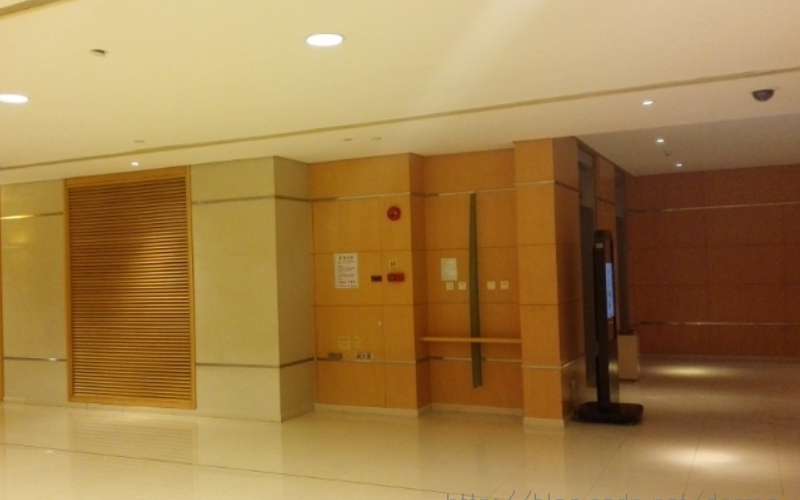
#> input picture 5.jpg, 800 x 500 px, found by its file name
$ python stitch.py
#> lines starting #> are read from the running program, lines starting #| are printed output that depends on the picture; after the words box and inside, x2 and y2 are one past the last pixel; in counts of white or black regions, pixels touching at a corner belong together
### panorama.py
import numpy as np
import imutils
import cv2
import copy
class Panorama:#类：全景
    def image_stitch(self, images, lowe_ratio=0.75, max_Threshold=4.0,match_status=False):
        #从SIFT中检测特征和关键点
        (imageB, imageA) = images#为什么不是A,B？答：方便后面拼接
        (KeypointsA, features_of_A) = self.Detect_Feature_And_KeyPoints(imageA)
        (KeypointsB, features_of_B) = self.Detect_Feature_And_KeyPoints(imageB)
        #得到有效的匹配点
        Values = self.matchKeypoints(KeypointsA, KeypointsB,features_of_A, features_of_B, lowe_ratio, max_Threshold)
        if Values is None:
            return None
        #使用计算好的单应性H获得图像A的透视（实际上是B，可能方便直接将A放进左边的画布上）
        (matches, Homography, status) = Values
      #  print(Homography)
     #   getchar()
        result_image = self.getwarp_perspective(imageA,imageB,Homography)
        trans=copy.deepcopy(result_image)
       # cv2.imwrite("trans.jpg",result_image)
        result_image[0:imageB.shape[0], 0:imageB.shape[1]] = imageB
        # 检查匹配的关键点是否应该可视化
        (left_top_x,left_bottom_x)=self.CalcCorners(Homography,imageA)
        result_image=self.OptimizeSeam(imageB,trans,result_image,left_top_x,left_bottom_x)
        if match_status:
            vis = self.draw_Matches(imageA, imageB, KeypointsA, KeypointsB, matches,status)
            return (result_image, vis)
        return result_image
    def getwarp_perspective(self,imageA,imageB,Homography):
        val = imageA.shape[1] + imageB.shape[1]
        result_image = cv2.warpPerspective(imageA, Homography, (val , imageA.shape[0]))
        #对图A进行透视H变换到B的视角，输出形状是拼接的宽和高？
        return result_image
    def Detect_Feature_And_KeyPoints(self, image):
        gray = cv2.cvtColor(image, cv2.COLOR_BGR2GRAY)#这句好像没用到
        # 从图像中检测和提取特征
        descriptors = cv2.xfeatures2d.SIFT_create()
        (Keypoints, features) = descriptors.detectAndCompute(image, None)
        Keypoints = np.float32([i.pt for i in Keypoints])
        return (Keypoints, features)
    def get_Allpossible_Match(self,featuresA,featuresB):
        # 用欧式距离计算所有匹配点的距离 并且opencv为此提供了
        #DescriptorMatcher_create() 函数
        match_instance = cv2.DescriptorMatcher_create("BruteForce")#建立暴力匹配器
        All_Matches = match_instance.knnMatch(featuresA, featuresB, 2)#为A的每个特征点找出两个最佳匹配点？
        return All_Matches
    def All_validmatches(self,AllMatches,lowe_ratio):
        #All_Matches中的两个特征点进行比较，低于比率的作为有效的匹配点
        valid_matches = []
        for val in AllMatches:
            if len(val) == 2 and val[0].distance < val[1].distance * lowe_ratio:
                valid_matches.append((val[0].trainIdx, val[0].queryIdx))#匹配的两个特征点的索引加进来
        return valid_matches
    def Compute_Homography(self,pointsA,pointsB,max_Threshold):
        #用两个图像中的点作单映性变换
        (H, status) = cv2.findHomography(pointsA, pointsB, cv2.RANSAC, max_Threshold)
        #max_Threshold：允许将点对视为内点的最大阈值。
        return (H,status)
    def matchKeypoints(self, KeypointsA, KeypointsB, featuresA, featuresB,lowe_ratio, max_Threshold):
        AllMatches = self.get_Allpossible_Match(featuresA,featuresB);
        valid_matches = self.All_validmatches(AllMatches,lowe_ratio)
        if len(valid_matches) > 4:
            # construct 两个点集
            pointsA = np.float32([KeypointsA[i] for (_,i) in valid_matches])
            pointsB = np.float32([KeypointsB[i] for (i,_) in valid_matches])
            (Homograpgy, status) = self.Compute_Homography(pointsA, pointsB, max_Threshold)
            return (valid_matches, Homograpgy, status)
        else:
            return None
    def get_image_dimension(self,image):
        (h,w) = image.shape[:2]#：2表示从开始到第二个参数
        return (h,w)
    def get_points(self,imageA,imageB):#返回放到一起的矩阵
        (hA, wA) = self.get_image_dimension(imageA)
        (hB, wB) = self.get_image_dimension(imageB)
        vis = np.zeros((max(hA, hB), wA + wB, 3), dtype="uint8")
        #创建全0 矩阵，高取高的一个，宽相加
        vis[0:hA, 0:wA] = imageA#图片的放置
        vis[0:hB, wA:] = imageB
        return vis
    def draw_Matches(self, imageA, imageB, KeypointsA, KeypointsB, matches, status):
        (hA,wA) = self.get_image_dimension(imageA)
        vis = self.get_points(imageA,imageB)
        # 用于匹配点的循环
        for ((trainIdx, queryIdx), s) in zip(matches, status):
            if s == 1:#估计状态只有0/1?
                ptA = (int(KeypointsA[queryIdx][0]), int(KeypointsA[queryIdx][1]))
                ptB = (int(KeypointsB[trainIdx][0]) + wA, int(KeypointsB[trainIdx][1]))
                cv2.line(vis, ptA, ptB, (0, 255, 0), 1)#匹配点间画线
        return vis
    def CalcCorners( self,H, src):
        V2 =np.array([[0.0], [0.0],[1.0]]) #左上角, V1变换后的坐标值#列向量
        V2=np.mat(V2)
       # v1 =np.array([[0.0], [0.0], [1.0]])
       # V2=np.transpose(v2)
        H=np.mat(H)
        V1=H*V2#左上角(0,0,1)
        left_top_x=V1[0][0]/V1[2][0]#左上角(0,src.rows,1)
        V2[0][0] = 0
        V2[1][0] = src.shape[0]
        V2[2][0] = 1
      #  V2=np.transpose(v2)#列向量
      #  H=np.mat(H)
        V1 = H * V2
        left_bottom_x = V1[0][0] / V1[2][0]
        return left_top_x,left_bottom_x
    def OptimizeSeam(self,img1,trans,dst,left_top_x, left_bottom_x):
        start = int(min(left_top_x, left_bottom_x))#开始位置，即重叠区域的左边界
        processWidth = float(img1.shape[1] - start)#重叠区域的宽度
        rows = int(dst.shape[0])
        cols = int(img1.shape[1]) #注意，是列数*通道数
        alpha = 1.0#img1中像素的权重
        i=0
        j = start
        for i in range(rows):
            p = img1[i]  #获取第i行的首地址
            t = trans[i]
            d = dst[i]
            for j in range(cols):
                #如果遇到图像trans中无像素的黑点，则完全拷贝img1中的数据
                if (t[j][0] == 0 and t[j][1] == 0 and t[j][2] == 0):
                    alpha = 1
                else:
                    #img1中像素的权重，与当前处理点距重叠区域左边界的距离成正比，实验证明，这种方法确实好
                    alpha = (processWidth - (j - start)) / processWidth
                dst[i][j][0] = p[j][0] * alpha + t[j][0] * (1 - alpha)
                dst[i][j][1] = p[j][1] * alpha + t[j][1] * (1 - alpha)
                dst[i][j][2] = p[j][2] * alpha + t[j][2] * (1 - alpha)
      #  cv2.waitKey(0)
        return dst


### stitch.py
from panorama import Panorama
import imutils
import cv2
#从文件夹中载入图片: 1Hill & 2Hill, S1 & S2, 1 & 2
imageA = cv2.imread('.\Py\Panoramic-Image-Stitching-using-invariant-features-master\\5.JPG')
#> imageA is the input picture: shape (500, 800, 3); mean B, G, R 72.2, 125.7, 160.7
imageB = cv2.imread('.\Py\Panoramic-Image-Stitching-using-invariant-features-master\\6.JPG')
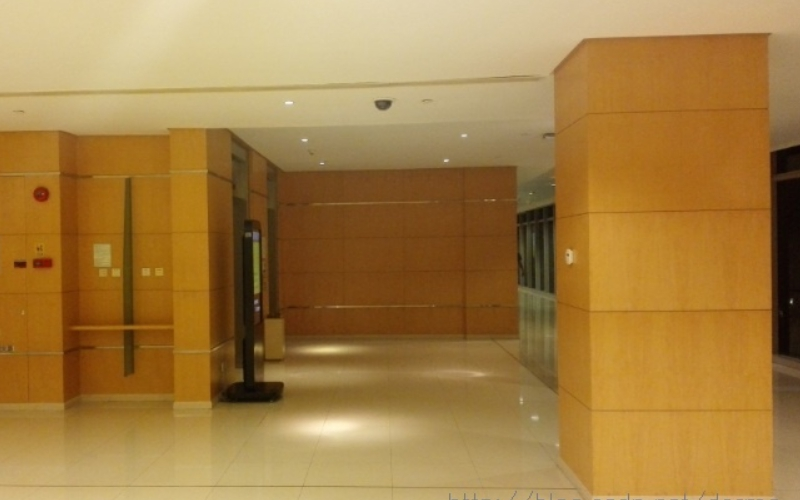
#> input picture 6.jpg, 800 x 500 px, found by its file name
#> imageB is the input picture: shape (500, 800, 3); mean B, G, R 65.6, 125.6, 163.6
imageA = imutils.resize(imageA, width=400)#宽度调整为400，高度会跟着自适应调整(400*250)
#> imageA: shape (250, 400, 3)
imageB = imutils.resize(imageB, width=400)
#> imageB: shape (250, 400, 3)
panorama = Panorama()
(result, matched_points) = panorama.image_stitch([imageA, imageB], match_status=True)
#> in Detect_Feature_And_KeyPoints, `gray = cv2.cvtColor(image, cv2.COLOR_BGR2GRAY)#这句好像没用到`:
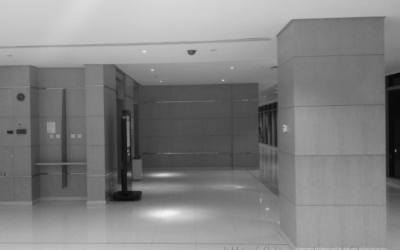
#> gray: shape (250, 400); min 7, max 244, mean 130.2
#> in Detect_Feature_And_KeyPoints, `(Keypoints, features) = descriptors.detectAndCompute(image, None)`: Keypoints = 92 keypoints; strongest (x, y, size): (192, 52, 4.5), (123, 195, 19), (129, 174, 2.9), (135, 197, 8.4)
#> in Detect_Feature_And_KeyPoints, `Keypoints = np.float32([i.pt for i in Keypoints])`: Keypoints = 92 pairs, first value 10.06 to 379.6, second value 19.46 to 208.6
#> in image_stitch, `(KeypointsA, features_of_A) = self.Detect_Feature_And_KeyPoints(imageA)`: KeypointsA has the same summary as Keypoints in Detect_Feature_And_KeyPoints
#> in Detect_Feature_And_KeyPoints (call 2), `gray = cv2.cvtColor(image, cv2.COLOR_BGR2GRAY)#这句好像没用到`:
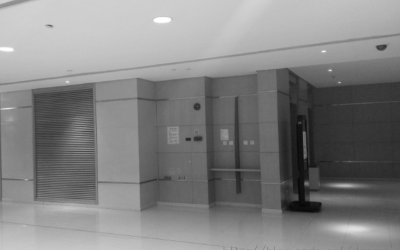
#> gray: shape (250, 400); min 6, max 255, mean 130.2
#> in Detect_Feature_And_KeyPoints (call 2), `(Keypoints, features) = descriptors.detectAndCompute(image, None)`: Keypoints = 84 keypoints; strongest (x, y, size): (382, 47, 5.2), (57, 111, 44.8), (306, 183, 3.1), (304, 133, 2.3)
#> in Detect_Feature_And_KeyPoints (call 2), `Keypoints = np.float32([i.pt for i in Keypoints])`: Keypoints = 84 pairs, first value 3.07 to 390.3, second value 19.83 to 210.9
#> in image_stitch, `(KeypointsB, features_of_B) = self.Detect_Feature_And_KeyPoints(imageB)`: KeypointsB has the same summary as Keypoints in Detect_Feature_And_KeyPoints
#> in get_Allpossible_Match, `All_Matches = match_instance.knnMatch(featuresA, featuresB, 2)#为A的每个特征..`: All_Matches = 92 matches
#> the loop in All_validmatches, `for val in AllMatches:` made 92 passes
#> after the loop in All_validmatches, `for val in AllMatches:`: valid_matches = 39 pairs, first value 24 to 82, second value 0 to 86
#> in matchKeypoints, `pointsA = np.float32([KeypointsA[i] for (_,i) in valid_matches])`: pointsA = 39 pairs, first value 10.06 to 292.2, second value 21.05 to 202.7
#> in matchKeypoints, `pointsB = np.float32([KeypointsB[i] for (i,_) in valid_matches])`: pointsB = 39 pairs, first value 188 to 381.6, second value 41.73 to 210.9
#> in Compute_Homography, `(H, status) = cv2.findHomography(pointsA, pointsB, cv2.RANSAC, max_Thr..`: H = [[0.629, 0.00832, 177.3], [-0.158, 0.899, 19.67], [-0.00111, -4.86e-05, 1]]; status = 39 values, max 1 at index 0, min 0 at index 15, mean 0.923
#> in matchKeypoints, `(Homograpgy, status) = self.Compute_Homography(pointsA, pointsB, max_T..`: Homograpgy has the same summary as H in Compute_Homography
#> in image_stitch, `(matches, Homography, status) = Values`: matches has the same summary as valid_matches in All_validmatches; Homography has the same summary as H in Compute_Homography
#> in image_stitch, `result_image[0:imageB.shape[0], 0:imageB.shape[1]] = imageB`:
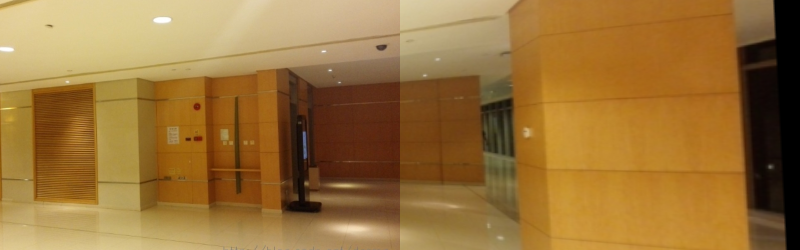
#> result_image: shape (250, 800, 3); mean B, G, R 57.7, 115.1, 154.2
#> in CalcCorners, `V1=H*V2#左上角(0,0,1)`: V1 = [[177.3], [19.67], [1]]
#> in CalcCorners, `left_top_x=V1[0][0]/V1[2][0]#左上角(0,src.rows,1)`: left_top_x = [[177.3]]
#> in CalcCorners, `V1 = H * V2`: V1 = [[179.4], [244.3], [0.988]]
#> in CalcCorners, `left_bottom_x = V1[0][0] / V1[2][0]`: left_bottom_x = [[181.6]]
#> in image_stitch, `(left_top_x,left_bottom_x)=self.CalcCorners(Homography,imageA)`: left_top_x = [[177.3]]; left_bottom_x = [[181.6]]
#> in OptimizeSeam, `start = int(min(left_top_x, left_bottom_x))#开始位置，即重叠区域的左边界`: start = 177
#> in OptimizeSeam, `processWidth = float(img1.shape[1] - start)#重叠区域的宽度`: processWidth = 223
#> in OptimizeSeam, `j = start`: j = 177
#> after the loop in OptimizeSeam, `for i in range(rows):`:
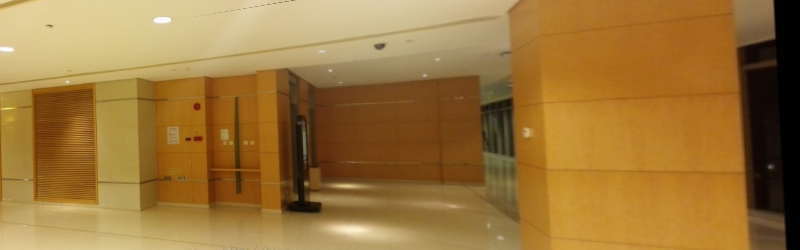
#> dst: shape (250, 800, 3); mean B, G, R 58.9, 118.3, 156.5
#> in draw_Matches, `(hA,wA) = self.get_image_dimension(imageA)`: hA = 250; wA = 400
#> in get_points, `(hA, wA) = self.get_image_dimension(imageA)`: hA = 250; wA = 400
#> in get_points, `(hB, wB) = self.get_image_dimension(imageB)`: hB = 250; wB = 400
#> in get_points, `vis[0:hB, wA:] = imageB`:
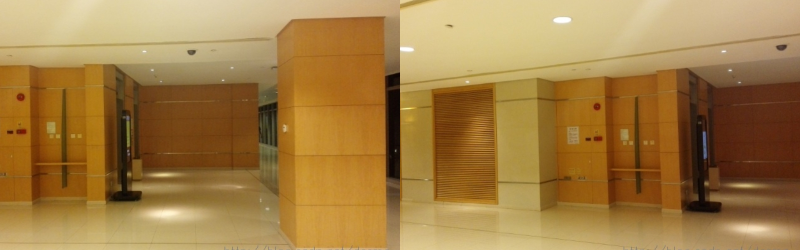
#> vis: shape (250, 800, 3); mean B, G, R 69, 125.8, 162.3
#> the loop in draw_Matches, `for ((trainIdx, queryIdx), s) in zip(matches, status):` made 39 passes
#> (trainIdx, queryIdx, s, ptA, ptB) on passes 1 to 12: (24, 0, [1], (10, 132), (588, 139)), (25, 1, [1], (10, 132), (588, 139)), (27, 6, [1], (26, 124), (602, 131)), (30, 7, [1], (30, 202), (606, 205)), (32, 8, [1], (36, 88), (610, 97)), (34, 9, [1], (36, 117), (611, 126)), (35, 10, [1], (36, 117), (611, 126)), (37, 11, [1], (37, 173), (612, 178)), (38, 13, [1], (37, 193), (613, 198)), (39, 17, [1], (51, 136), (624, 143)), (41, 18, [1], (51, 127), (624, 134)), (42, 19, [1], (51, 127), (624, 134))
#> (trainIdx, queryIdx, s) on passes 16, 38, 39: (47, 25, [0]), (71, 69, [0]), (59, 86, [0])
#> after the loop in draw_Matches, `for ((trainIdx, queryIdx), s) in zip(matches, status):`:
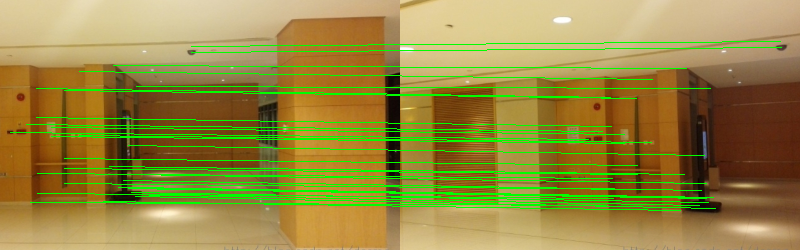
#> vis: shape (250, 800, 3); 8.19% of pixels changed, all inside (x1, y1, x2, y2) = (10, 41, 782, 211)
#显示获得的全景图像和有效匹配点
cv2.imshow("Image A", imageA)
cv2.imshow("Image B", imageB)
cv2.imshow("Keypoint Matches", matched_points)
cv2.imshow("Result", result)
#写入图片
#cv2.imwrite("Matched_points.jpg",matched_points)#注意.jpg不能少
#cv2.imwrite("Panorama_image.jpg",result)
cv2.waitKey(0)
cv2.destroyAllWindows()
